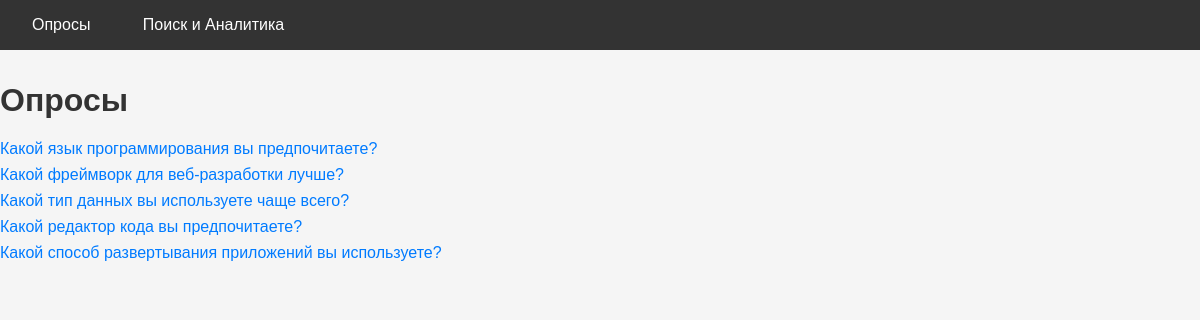
The page / on the database its author committed.
### polls/models.py (models this page shows, shortened)
class Question(models.Model):
    question_text = models.CharField(max_length=200)
    pub_date = models.DateTimeField(default=timezone.now)
    author = models.ForeignKey(get_user_model(), null=True, blank=True, on_delete=models.SET_NULL)

### polls/views.py (the view)
# urls.py: path('', views.IndexView.as_view(), name='index'),
class IndexView(generic.ListView):
    template_name = 'polls/index.html'
    context_object_name = 'latest_question_list'
    def get_queryset(self):
        return Question.objects.order_by('-pub_date')[:10]

### polls/templates/polls/index.html (shortened to what this page needs)
{% extends 'polls/base.html' %}
{% block content %}
  <h1>Опросы</h1>
  <ul>
    {% for q in latest_question_list %}
      <li><a href="{% url 'polls:detail' q.pk %}">{{ q.question_text }}</a></li>
    {% empty %}
      <li>Опросов пока нет</li>
    {% endfor %}
  </ul>
{% endblock %}

### polls/static/polls/style.css (style rules this page uses)
body { font-family: Arial, sans-serif; margin: 0; padding: 0; background-color: #f5f5f5; }
h1, h2, h3 { color: #333; }
ul { list-style-type: none; padding: 0; }
li { margin-bottom: 0.5rem; }
a { color: #007bff; text-decoration: none; }

### rows shown on the page
Question: question_text "Какой язык программирования вы предпочитаете?"
Question: question_text "Какой фреймворк для веб-разработки лучше?"
Question: question_text "Какой тип данных вы используете чаще всего?"
Question: question_text "Какой редактор кода вы предпочитаете?"
Question: question_text "Какой способ развертывания приложений вы используете?"
